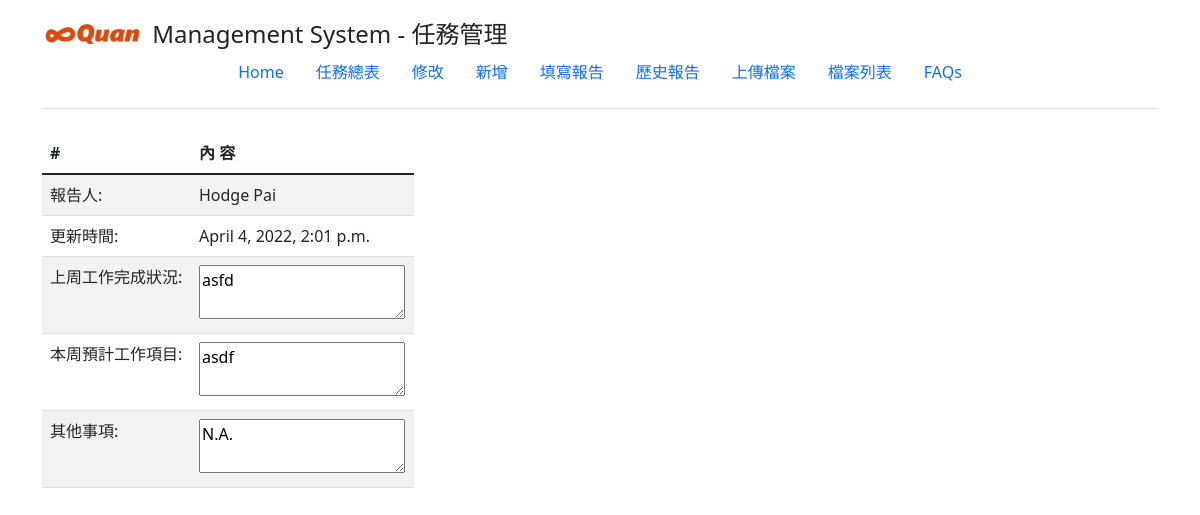
Page /weeklyReport/showReport/1/ (signed in) on the committed database.
### weeklyReport/models.py (models this page shows, shortened)
class Report(models.Model):
    reporter = models.CharField(max_length=30)
    week = models.IntegerField()
    year = models.IntegerField()
    lastUpdateTime = models.DateTimeField(verbose_name='updated Time')
    itemsLastWeek = models.CharField(max_length=30)
    itemsComingWeek = models.CharField(max_length=120)
    others = models.CharField(max_length=120)
    SHIRT_SIZES = (
            ('S', 'Small'),
            ('M', 'Medium'),
            ('L', 'Large'),
    )
    name = models.CharField(max_length=60)
    shirt_size = models.CharField(max_length=1, choices=SHIRT_SIZES)

### weeklyReport/views.py (the view)
# urls.py: path('showReport/<int:report_id>/', views.showReport, name='showReport'),
@login_required
def showReport(request, report_id):
    areport = Report.objects.get(pk=report_id)
    context = {'areport': areport}
    return render(request, 'weeklyReport/showReport.html', context)

### weeklyReport/templates/weeklyReport/showReport.html
{% extends "weeklyReport/base.html" %}
{% block mainBody %}
<div class='container'>
    <div class="col-md-4">
        <table class="table table-striped table-hover">
        <thead>
            <th>#</th>
            <th>內 容</th>
        </thead>
        <tbody>
        <tr>
            <td>報告人:</td>
            <td>{{ areport.reporter }}</td>
        </tr>
        <tr>
            <td>更新時間:	</td>
           <td>{{ areport.lastUpdateTime }}</td>
        </tr>
        <tr>
            <td>上周工作完成狀況:	</td>
           <td><textarea readonly>{{ areport.itemsLastWeek }}</textarea></td>
        </tr>
        <tr>
            <td>本周預計工作項目:	</td>
            <td><textarea readonly>{{ areport.itemsComingWeek }}</textarea> </td>
        </tr>
        <tr>
            <td>其他事項:	</td>
            <td><textarea readonly>{{ areport.others }}</textarea> </td>
        </tr>
        </tbody>
        </table>
    </div>
</div>
{% endblock mainBody %}

### rows in the picture
Report: reporter "Hodge Pai", lastUpdateTime "April 4, 2022, 2:01 p.m.", itemsLastWeek "asfd", itemsComingWeek "asdf", others "N.A."
